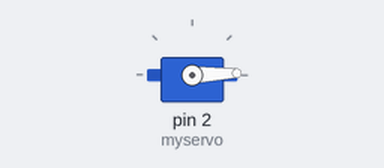
Simulated run of this sketch. Board: Arduino Uno, built with avr-gcc and run on an emulated ATmega328P. Parts: servo.

Above: at 0.05 s.
At 3.35 s:
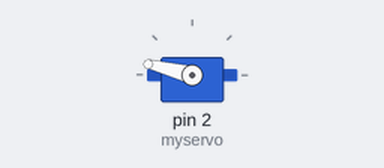
At 6.65 s:
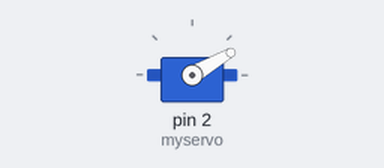
At 13.25 s:
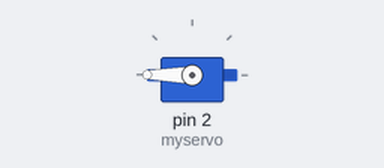
Timing chart, 0 to 17.2 s (numbered marks = the images above):
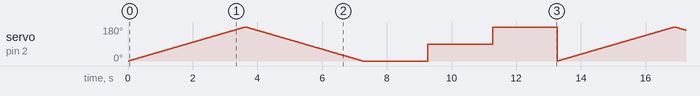

Measured:
- by itself, servo on pin 2 (myservo): moves between 0° and 180°, repeating every 13.3 s

The sketch:

servo.ino
```cpp
#include <Servo.h>

Servo myservo;

void setup()
{
  myservo.attach(2);
}


void loop()
{
  int pos;

  // Goes from 0° to 180° by 1°
  for (pos = 0; pos <= 180; pos += 1) {
    myservo.write(pos);
    // needs some delay because servo will not turn into position in zero time
    delay(20);
  }
  // Goes from 180° to 0° by 1°
  for (pos = 180; pos >= 0; pos -= 1) {
    myservo.write(pos);
    delay(20);
  }

  // Goes to 0°
  myservo.write(0);
  delay(2000);

  // Goes to 90°
  myservo.write(90);
  delay(2000);

  // Goes to 180°
  myservo.write(180);
  delay(2000);
}
```
